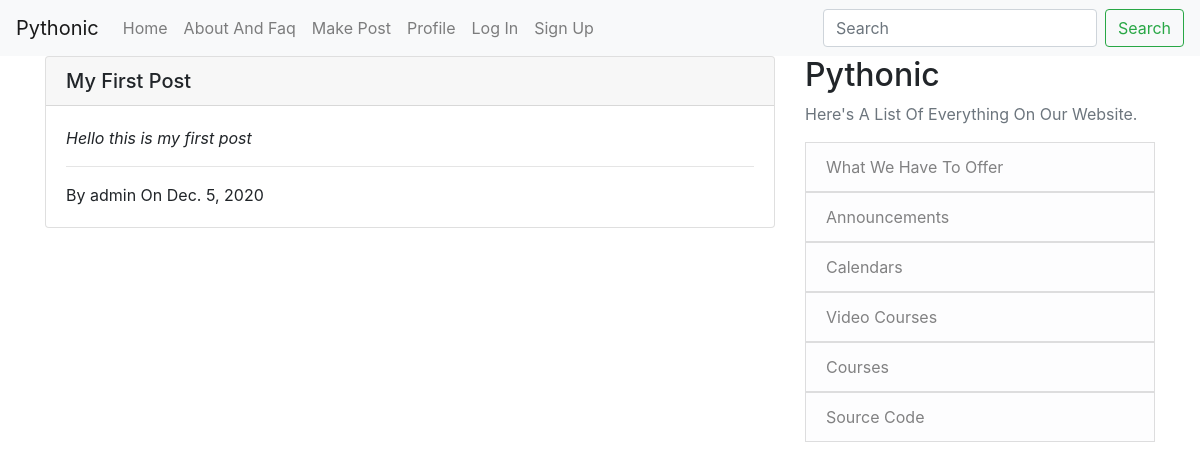
Before: / with the older database file.
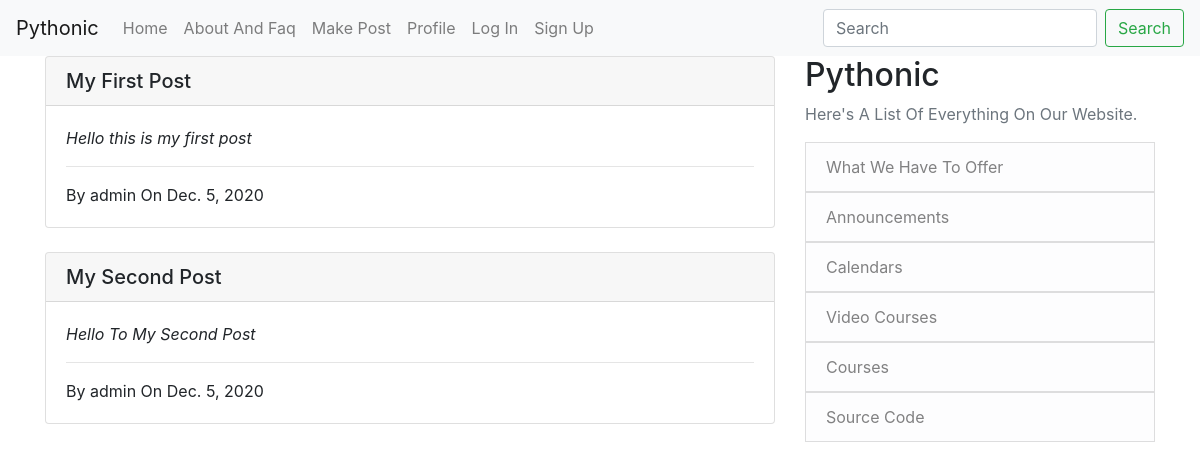
After: the same page with the newer database file.
### App/models.py (models this page shows, shortened)
class Post(models.Model):
    title = models.CharField(max_length=120)
    author = models.ForeignKey(User, on_delete=models.CASCADE)
    context = models.TextField()
    date_created = models.DateField()

### App/views.py (the view)
# urls.py: path('', home_view.as_view()),
class home_view(ListView):
    model = Post
    template_name = 'App/home.html'

### App/templates/App/home.html (shortened to what this page needs)
{% extends "App/base.html" %}
{% block content %}
{% for post in object_list %}
    <div class="card">
        <h5 class="card-header">{{ post.title }}</h5>
        <div class="card-body">
            <p class="card-text"><i>{{ post.context }}</i></p>
            <hr>
            <p class="card-text">By {{ post.author }} On {{ post.date_created }}</p>
        </div>
    </div>
    <br>
{% endfor %}
{% endblock %}

Changed rows visible on the page:
added Post: title "My Second Post", context "Hello To My Second Post", author "admin", date_created "Dec. 5, 2020"
